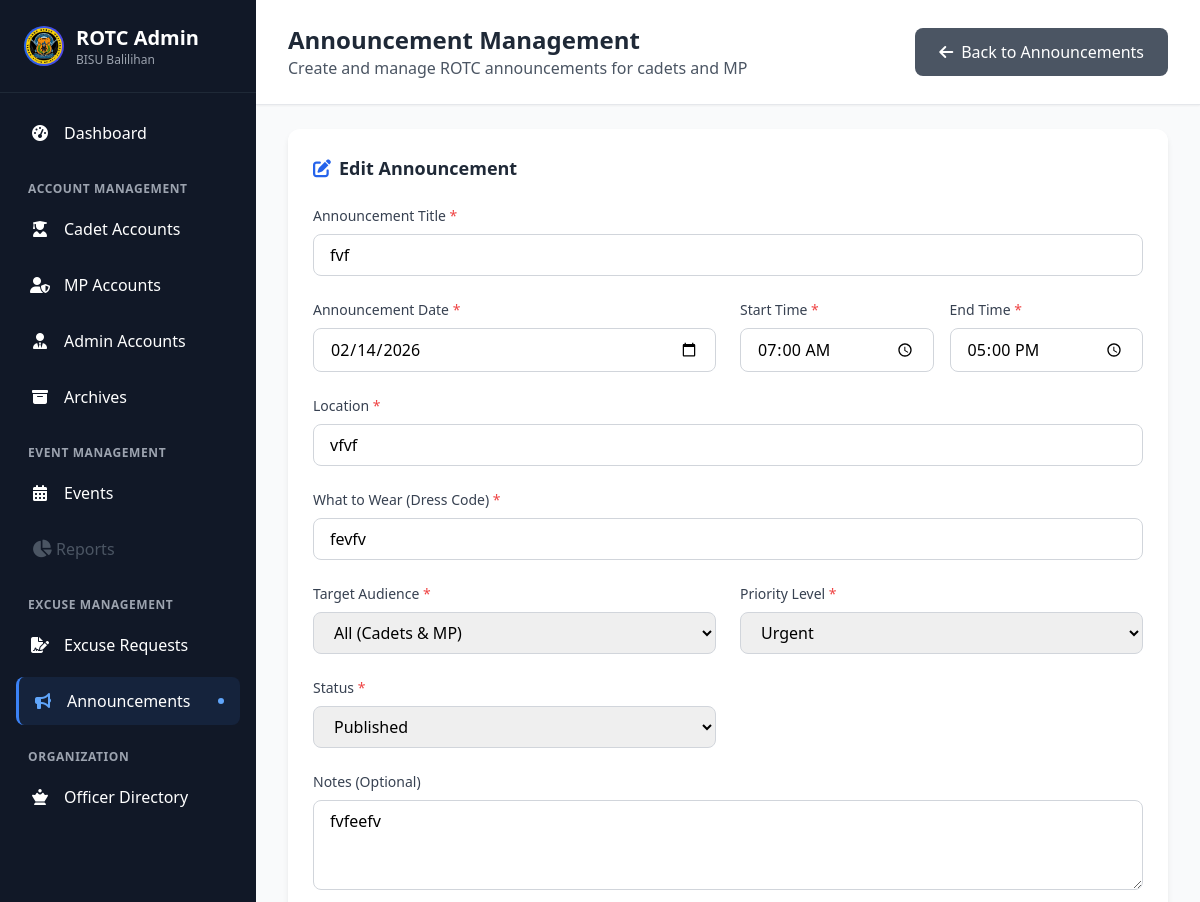
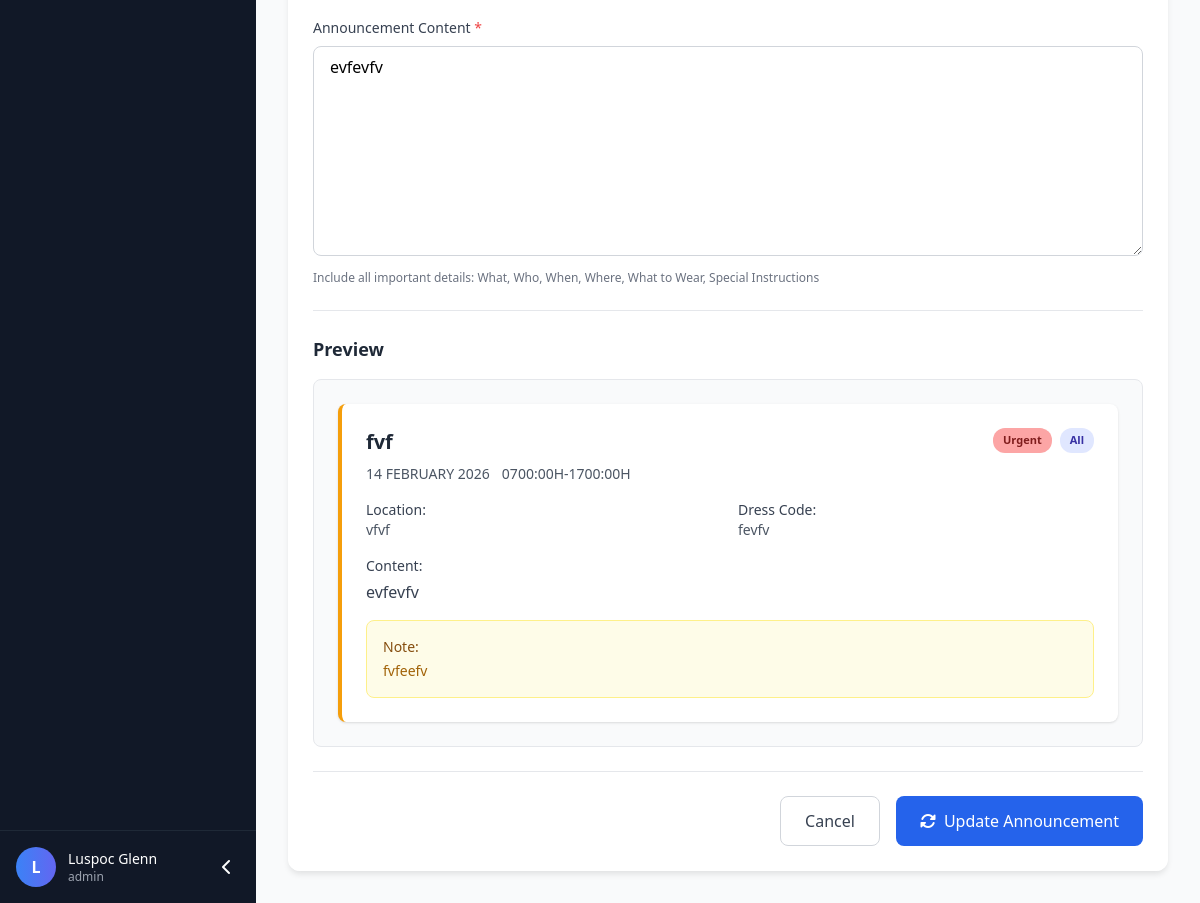
Page /admin/announcements.php?action=edit&id=3 (signed in) on the committed database (2 pictures, top to bottom).
### tables this page shows
CREATE TABLE `announcements` (
  `id` int(11) NOT NULL,
  `title` varchar(255) NOT NULL,
  `content` text NOT NULL,
  `announcement_date` date NOT NULL,
  `announcement_time` time NOT NULL,
  `end_time` time NOT NULL,
  `location` varchar(255) NOT NULL,
  `dress_code` varchar(255) NOT NULL,
  `notes` text DEFAULT NULL,
  `target_audience` enum('all','cadets','mp','both') DEFAULT 'all',
  `priority` enum('low','medium','high','urgent') DEFAULT 'medium',
  `status` enum('draft','published','expired','cancelled') DEFAULT 'draft',
  `created_by` int(11) NOT NULL,
  `created_at` timestamp NOT NULL DEFAULT current_timestamp(),
  `updated_at` timestamp NOT NULL DEFAULT current_timestamp() ON UPDATE current_timestamp(),
  `published_at` datetime DEFAULT NULL,
  `expires_at` datetime DEFAULT NULL
);

### admin/announcements.php (the view, shortened to what this page needs)
<?php
require_once '../includes/auth_check.php';
$action = isset($_GET['action']) ? $_GET['action'] : 'list';
$announcement = null;
if (($action === 'edit' || $action === 'view') && isset($_GET['id'])) {
    $stmt = $pdo->prepare("SELECT a.*, ad.full_name as creator_name
                          FROM announcements a
                          LEFT JOIN admins ad ON a.created_by = ad.id
                          WHERE a.id = ?");
    $stmt->execute([$_GET['id']]);
    $announcement = $stmt->fetch();
}
?>
<!DOCTYPE html>
<html lang="en" class="scroll-smooth">
<head>
    <script src="https://cdn.tailwindcss.com"></script>
    <link rel="stylesheet" href="https://cdnjs.cloudflare.com/ajax/libs/font-awesome/6.4.0/css/all.min.css">
</head>
<body class="bg-gray-50 font-sans">
    <?php include 'dashboard_header.php'; ?>
    <div class="main-content ml-64 min-h-screen">
        <header class="bg-white shadow-sm border-b border-gray-200 px-8 py-6 mb-6">
            <div class="flex items-center justify-between">
                <div>
                    <h2 class="text-2xl font-bold text-gray-800">Announcement Management</h2>
                    <p class="text-gray-600">Create and manage ROTC announcements for cadets and MP</p>
                </div>
                <?php if ($action === 'list'): ?>
                    <a href="?action=add" class="bg-blue-600 hover:bg-blue-700 text-white px-6 py-3 rounded-lg font-medium flex items-center gap-2 transition-colors">
                        <i class="fas fa-bullhorn"></i>
                        <span>Create Announcement</span>
                    </a>
                <?php else: ?>
                    <a href="announcements.php" class="bg-gray-600 hover:bg-gray-700 text-white px-6 py-3 rounded-lg font-medium flex items-center gap-2 transition-colors">
                        <i class="fas fa-arrow-left"></i>
                        <span>Back to Announcements</span>
                    </a>
                <?php endif; ?>
            </div>
        </header>
        <main class="px-8 pb-8">
            <?php if ($action === 'add' || $action === 'edit'): ?>
                <div class="glass-card rounded-xl p-6">
                    <h3 class="text-lg font-semibold text-gray-800 mb-6 flex items-center gap-2">
                        <i class="fas fa-<?php echo $action === 'add' ? 'plus-circle' : 'edit'; ?> text-blue-600"></i>
                        <?php echo $action === 'add' ? 'Create New Announcement' : 'Edit Announcement'; ?>
                    </h3>
                    <form method="POST" action="" class="space-y-6">
                        <div class="grid grid-cols-1 md:grid-cols-2 gap-6">
                            <div class="md:col-span-2">
                                <label class="block text-sm font-medium text-gray-700 mb-2">
                                    Announcement Title <span class="text-red-500">*</span>
                                </label>
                                <input type="text" name="title" required
                                       value="<?php echo $action === 'edit' ? htmlspecialchars($announcement['title']) : ''; ?>"
                                       class="w-full px-4 py-2 border border-gray-300 rounded-lg focus:ring-2 focus:ring-blue-500 focus:border-blue-500"
                                       placeholder="Enter announcement title">
                            </div>
                            <div>
                                <label class="block text-sm font-medium text-gray-700 mb-2">
                                    Announcement Date <span class="text-red-500">*</span>
                                </label>
                                <input type="date" name="announcement_date" required
                                       value="<?php echo $action === 'edit' ? htmlspecialchars($announcement['announcement_date']) : date('Y-m-d'); ?>"
                                       class="w-full px-4 py-2 border border-gray-300 rounded-lg focus:ring-2 focus:ring-blue-500 focus:border-blue-500">
                            </div>
                            <div class="grid grid-cols-2 gap-4">
                                <div>
                                    <label class="block text-sm font-medium text-gray-700 mb-2">
                                        Start Time <span class="text-red-500">*</span>
                                    </label>
                                    <input type="time" name="announcement_time" required
                                           value="<?php echo $action === 'edit' ? htmlspecialchars($announcement['announcement_time']) : '07:00'; ?>"
                                           class="w-full px-4 py-2 border border-gray-300 rounded-lg focus:ring-2 focus:ring-blue-500 focus:border-blue-500">
                                </div>
                                <div>
                                    <label class="block text-sm font-medium text-gray-700 mb-2">
                                        End Time <span class="text-red-500">*</span>
                                    </label>
                                    <input type="time" name="end_time" required
                                           value="<?php echo $action === 'edit' ? htmlspecialchars($announcement['end_time']) : '17:00'; ?>"
                                           class="w-full px-4 py-2 border border-gray-300 rounded-lg focus:ring-2 focus:ring-blue-500 focus:border-blue-500">
                                </div>
                            </div>
                            <div class="md:col-span-2">
                                <label class="block text-sm font-medium text-gray-700 mb-2">
                                    Location <span class="text-red-500">*</span>
                                </label>
                                <input type="text" name="location" required
                                       value="<?php echo $action === 'edit' ? htmlspecialchars($announcement['location']) : ''; ?>"
                                       class="w-full px-4 py-2 border border-gray-300 rounded-lg focus:ring-2 focus:ring-blue-500 focus:border-blue-500"
                                       placeholder="Enter location (e.g., ROTC Ground, Gymnasium)">
                            </div>
                            <div class="md:col-span-2">
                                <label class="block text-sm font-medium text-gray-700 mb-2">
                                    What to Wear (Dress Code) <span class="text-red-500">*</span>
                                </label>
                                <input type="text" name="dress_code" required
                                       value="<?php echo $action === 'edit' ? htmlspecialchars($announcement['dress_code']) : ''; ?>"
                                       class="w-full px-4 py-2 border border-gray-300 rounded-lg focus:ring-2 focus:ring-blue-500 focus:border-blue-500"
                                       placeholder="e.g., Complete Uniform, PT Uniform, Civilian Clothes">
                            </div>
                            <div>
                                <label class="block text-sm font-medium text-gray-700 mb-2">
                                    Target Audience <span class="text-red-500">*</span>
                                </label>
                                <select name="target_audience" required
                                        class="w-full px-4 py-2 border border-gray-300 rounded-lg focus:ring-2 focus:ring-blue-500 focus:border-blue-500">
                                    <option value="all" <?php echo ($action === 'edit' && $announcement['target_audience'] == 'all') ? 'selected' : ''; ?>>All (Cadets & MP)</option>
                                </select>
                            </div>
                            <div>
                                <label class="block text-sm font-medium text-gray-700 mb-2">
                                    Priority Level <span class="text-red-500">*</span>
                                </label>
                                <select name="priority" required
                                        class="w-full px-4 py-2 border border-gray-300 rounded-lg focus:ring-2 focus:ring-blue-500 focus:border-blue-500">
                                    <option value="urgent" <?php echo ($action === 'edit' && $announcement['priority'] == 'urgent') ? 'selected' : ''; ?>>Urgent</option>
                                </select>
                            </div>
                            <?php if ($action === 'edit'): ?>
                                <div>
                                    <label class="block text-sm font-medium text-gray-700 mb-2">
                                        Status <span class="text-red-500">*</span>
                                    </label>
                                    <select name="status" required
                                            class="w-full px-4 py-2 border border-gray-300 rounded-lg focus:ring-2 focus:ring-blue-500 focus:border-blue-500">
                                        <option value="published" <?php echo $announcement['status'] == 'published' ? 'selected' : ''; ?>>Published</option>
                                    </select>
                                </div>
                            <?php else: ?>
                                <input type="hidden" name="status" value="draft">
                            <?php endif; ?>
                            <div class="md:col-span-2">
                                <label class="block text-sm font-medium text-gray-700 mb-2">
                                    Notes (Optional)
                                </label>
                                <textarea name="notes" rows="3"
                                          class="w-full px-4 py-2 border border-gray-300 rounded-lg focus:ring-2 focus:ring-blue-500 focus:border-blue-500"
                                          placeholder="Additional notes or instructions..."><?php echo $action === 'edit' ? htmlspecialchars($announcement['notes']) : ''; ?></textarea>
                            </div>
                            <div class="md:col-span-2">
                                <label class="block text-sm font-medium text-gray-700 mb-2">
                                    Announcement Content <span class="text-red-500">*</span>
                                </label>
                                <textarea name="content" required rows="8"
                                          class="w-full px-4 py-2 border border-gray-300 rounded-lg focus:ring-2 focus:ring-blue-500 focus:border-blue-500"
                                          placeholder="Enter detailed announcement content..."><?php echo $action === 'edit' ? htmlspecialchars($announcement['content']) : ''; ?></textarea>
                                <p class="text-xs text-gray-500 mt-2">
                                    Include all important details: What, Who, When, Where, What to Wear, Special Instructions
                                </p>
                            </div>
                        </div>
                        <div class="border-t border-gray-200 pt-6">
                            <h4 class="text-lg font-semibold text-gray-800 mb-4">Preview</h4>
                            <div class="bg-gray-50 border border-gray-200 rounded-lg p-6">
                                <div class="announcement-card priority-medium bg-white rounded-lg p-6 shadow">
                                    <div class="flex justify-between items-start mb-4">
                                        <div>
                                            <h4 id="previewTitle" class="text-xl font-bold text-gray-800">
                                            </h4>
                                            <div class="flex items-center gap-3 mt-2">
                                                <span id="previewDate" class="text-sm text-gray-600">
                                                </span>
                                                <span id="previewTime" class="text-sm text-gray-600">
                                                </span>
                                            </div>
                                        </div>
                                        <div class="flex gap-2">
                                            <span id="previewPriority" class="priority-badge priority-medium">Medium</span>
                                            <span id="previewTarget" class="target-badge">All</span>
                                        </div>
                                    </div>
                                    <div class="grid grid-cols-2 gap-4 mb-4">
                                        <div>
                                            <div class="text-sm font-medium text-gray-700">Location:</div>
                                            <div id="previewLocation" class="text-sm text-gray-600">
                                            </div>
                                        </div>
                                        <div>
                                            <div class="text-sm font-medium text-gray-700">Dress Code:</div>
                                            <div id="previewDress" class="text-sm text-gray-600">
                                            </div>
                                        </div>
                                    </div>
                                    <div class="mb-4">
                                        <div class="text-sm font-medium text-gray-700">Content:</div>
                                        <div id="previewContent" class="text-gray-700 mt-1 whitespace-pre-line">
                                        </div>
                                    </div>
                                    <?php if ($action === 'edit' && $announcement['notes']): ?>
                                    <div class="bg-yellow-50 border border-yellow-200 rounded-lg p-4">
                                        <div class="text-sm font-medium text-yellow-800">Note:</div>
                                        <div id="previewNotes" class="text-sm text-yellow-700 mt-1">
                                        </div>
                                    </div>
                                    <?php endif; ?>
                                </div>
                            </div>
                        </div>
                        <div class="flex justify-end gap-4 pt-6 border-t border-gray-200">
                            <a href="announcements.php" class="px-6 py-3 border border-gray-300 text-gray-700 rounded-lg hover:bg-gray-50 transition-colors font-medium">
                                Cancel
                            </a>
                            <button type="submit" class="bg-blue-600 hover:bg-blue-700 text-white px-6 py-3 rounded-lg font-medium flex items-center gap-2 transition-colors">
                                <i class="fas fa-<?php echo $action === 'add' ? 'save' : 'sync-alt'; ?>"></i>
                                <?php echo $action === 'add' ? 'Save as Draft' : 'Update Announcement'; ?>
                            </button>
                        </div>
                    </form>
                </div>
            <?php endif; ?>
        </main>
    </div>
</body>
</html>

### rows in the picture
announcements: title "fvf", announcement_date "02/14/2026", announcement_time "07:00:00", end_time "17:00:00", location "vfvf", dress_code "fevfv", target_audience "All (Cadets & MP)", priority "Urgent", status "Published", notes "fvfeefv", content "evfevfv"

### other values in the picture
$admin_initial "L"
$admin_name "Luspoc Glenn"
$admin_role "admin"
